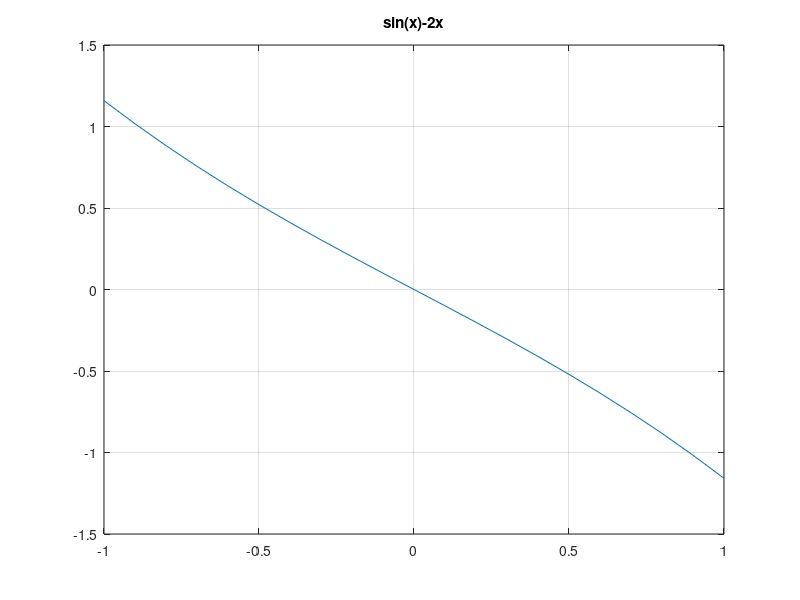

Write the MATLAB code that produced this figure.
clc 
clear

%Newton Method Implementation for Root Finding
%x1 = x0 - (f(x0)/f1(x0))

%Example function is 'sin(x)-2x'
f = inline('sin(x) - 2*x');
fd = inline('cos(x) -2');

%Declaring axises
x = -1:.1:1;
y = f(x);

%Drawing graph
plot(x,y);
title('sin(x)-2x')
grid

x0 = -.1;
while abs(f(x0)) > .000001
    x1 = x0 - (f(x0)/fd(x0));
    x0 = x1;
end

root = x0;
fprintf('The root is %d',root);